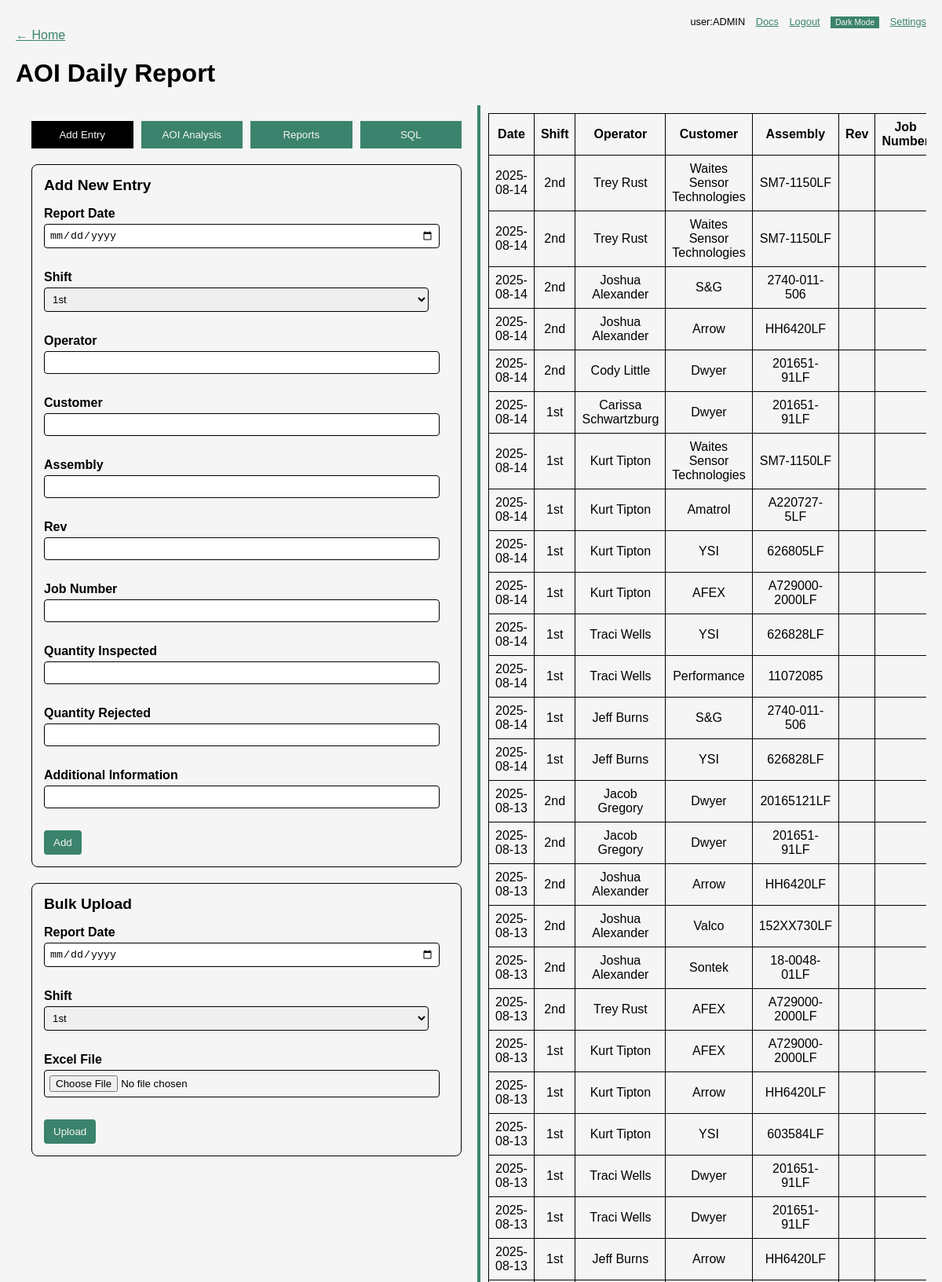
/aoi (signed in, upper part), run on the app's committed database.
### tables this page shows
CREATE TABLE users (
            id INTEGER PRIMARY KEY AUTOINCREMENT,
            username TEXT UNIQUE,
            password TEXT,
            part_markings INTEGER DEFAULT 0,
            aoi INTEGER DEFAULT 0,
            analysis INTEGER DEFAULT 0,
            dashboard INTEGER DEFAULT 0,
            reports INTEGER DEFAULT 0,
            c_suite INTEGER DEFAULT 0,
            is_admin INTEGER DEFAULT 0
        );

CREATE TABLE aoi_reports (
            id INTEGER PRIMARY KEY AUTOINCREMENT,
            report_date TEXT NOT NULL,
            shift TEXT,
            operator TEXT,
            customer TEXT,
            assembly TEXT,
            rev TEXT,
            job_number TEXT,
            qty_inspected INTEGER,
            qty_rejected INTEGER,
            additional_info TEXT
        );

### run.py (the view, shortened to what this page needs)
@app.route('/aoi', methods=['GET', 'POST'])
@login_required
def aoi_report():
    conn = get_db()
    start = request.args.get('start')
    end = request.args.get('end')
    customer = request.args.get('customer')
    shift_filter = request.args.get('shift')
    operator_filter = request.args.get('operator')
    assembly_filter = request.args.get('assembly')
    where = 'WHERE 1=1'
    params = []
    if start:
        where += ' AND report_date >= ?'
        params.append(start)
    if end:
        where += ' AND report_date <= ?'
        params.append(end)
    if customer:
        where += ' AND customer = ?'
        params.append(customer)
    if shift_filter:
        where += ' AND shift = ?'
        params.append(shift_filter)
    if operator_filter:
        where += ' AND operator = ?'
        params.append(operator_filter)
    if assembly_filter:
        where += ' AND assembly = ?'
        params.append(assembly_filter)
    rows = conn.execute(
        f'SELECT * FROM aoi_reports {where} ORDER BY report_date DESC, id DESC',
        params,
    ).fetchall()
    op_rows = conn.execute(
        f'SELECT operator, SUM(qty_inspected) AS inspected, SUM(qty_rejected) AS rejected '
        f'FROM aoi_reports {where} GROUP BY operator ORDER BY inspected DESC',
        params,
    ).fetchall()
    asm_rows = conn.execute(
        f'SELECT assembly, SUM(qty_inspected) AS inspected, SUM(qty_rejected) AS rejected '
        f'FROM aoi_reports {where} GROUP BY assembly ORDER BY inspected DESC',
        params,
    ).fetchall()
    shift_rows = conn.execute(
        f'SELECT report_date, shift, SUM(qty_inspected) AS inspected, '
        f'SUM(qty_rejected) AS rejected FROM aoi_reports {where} '
        f'GROUP BY report_date, shift ORDER BY report_date, shift',
        params,
    ).fetchall()
    cust_rows = conn.execute(
        f'SELECT customer, SUM(qty_rejected)*1.0/SUM(qty_inspected) AS rate '
        f'FROM aoi_reports {where} GROUP BY customer ORDER BY customer',
        params,
    ).fetchall()
    yield_rows = conn.execute(
        f'SELECT report_date, 1 - SUM(qty_rejected)*1.0/SUM(qty_inspected) AS yield '
        f'FROM aoi_reports {where} GROUP BY report_date ORDER BY report_date',
        params,
    ).fetchall()
    customer_opts = [r['customer'] for r in conn.execute('SELECT DISTINCT customer FROM aoi_reports ORDER BY customer').fetchall()]
    shift_opts = [r['shift'] for r in conn.execute('SELECT DISTINCT shift FROM aoi_reports ORDER BY shift').fetchall()]
    operator_opts = [r['operator'] for r in conn.execute('SELECT DISTINCT operator FROM aoi_reports ORDER BY operator').fetchall()]
    assembly_opts = [r['assembly'] for r in conn.execute('SELECT DISTINCT assembly FROM aoi_reports ORDER BY assembly').fetchall()]
    conn.close()
    operators = []
    for r in op_rows:
        inspected = r['inspected'] or 0
        rejected = r['rejected'] or 0
        yield_rate = 1 - (rejected / inspected) if inspected else 0
        operators.append({
            'operator': r['operator'],
            'inspected': inspected,
            'rejected': rejected,
            'yield': yield_rate,
        })
    assemblies = []
    for r in asm_rows:
        inspected = r['inspected'] or 0
        rejected = r['rejected'] or 0
        yield_rate = 1 - (rejected / inspected) if inspected else 0
        assemblies.append({
            'assembly': r['assembly'],
            'inspected': inspected,
            'rejected': rejected,
            'yield': yield_rate,
        })
    shift_totals = [
        {
            'report_date': r['report_date'],
            'shift': r['shift'],
            'inspected': r['inspected'] or 0,
            'rejected': r['rejected'] or 0,
        }
        for r in shift_rows
    ]
    customer_rates = [
        {
            'customer': r['customer'],
            'rate': r['rate'] or 0,
        }
        for r in cust_rows
    ]
    yield_series = [
        {
            'report_date': r['report_date'],
            'yield': r['yield'] or 0,
        }
        for r in yield_rows
    ]
    return render_template(
        'aoi.html',
        records=rows,
        operators=operators,
        assemblies=assemblies,
        shift_totals=shift_totals,
        customer_rates=customer_rates,
        yield_series=yield_series,
        customers=customer_opts,
        shifts=shift_opts,
        operator_opts=operator_opts,
        assembly_opts=assembly_opts,
        start=start,
        end=end,
        selected_customer=customer,
        selected_shift=shift_filter,
        selected_operator=operator_filter,
        selected_assembly=assembly_filter,
        report_base='aoi',
    )

### run.py (called while the page is built, shortened)
def get_db():
    conn = sqlite3.connect(DATABASE)
    conn.row_factory = sqlite3.Row
    return conn

def login_required(f):
    @wraps(f)
    def decorated(*args, **kwargs):
        if not session.get('user'):
            return redirect(url_for('login'))
        return f(*args, **kwargs)
    return decorated

@app.context_processor
def inject_globals():
    user = session.get('user')
    perms = {}
    is_admin = False
    if user:
        conn = get_db()
        row = conn.execute(
            'SELECT part_markings, aoi, analysis, dashboard, reports, is_admin, c_suite FROM users WHERE username = ?',
            (user,),
        ).fetchone()
        conn.close()
        if row:
            is_admin = bool(row['is_admin'] or row['c_suite'])
            if is_admin:
                perms = {
                    'part_markings': True,
                    'aoi': True,
                    'analysis': True,
                    'dashboard': True,
                    'reports': True,
                }
    return dict(current_user=user, permissions=perms, is_admin=is_admin)

### templates/aoi.html (shortened to what this page needs)
{% extends 'base.html' %}
{% block head_extra %}
  <link rel="stylesheet" href="https://cdn.datatables.net/1.13.4/css/jquery.dataTables.min.css">
{% endblock %}
{% block content %}
  <a href="/">← Home</a>
  <h1>AOI Daily Report</h1>
  <div id="container">
    <div id="aoi-actions">
      <nav class="tab-nav">
        <button class="tab-link active" data-tab="add-entry" data-desc="Record new inspection entry." data-more="Use this tab to log AOI inspection data individually or in bulk.">Add Entry</button>
        <button class="tab-link" data-tab="analysis" data-desc="Review AOI inspection trends." data-more="Analyze defect rates and other metrics to improve processes.">AOI Analysis</button>
        <button class="tab-link" data-tab="reports" data-desc="Generate and export summary reports." data-more="Create PDF summaries of inspections for distribution.">Reports</button>
        <button class="tab-link" data-tab="sql" data-desc="Run custom queries on AOI data." data-more="Use SQL to directly access underlying inspection records.">SQL</button>
      </nav>
      <div id="add-entry" class="tab-content active">
        <div class="action-panel">
          {% if is_admin or permissions['aoi'] %}
          <div class="action-card">
            <h2>Add New Entry</h2>
            <form method="post">
              <label>Report Date
                <input type="date" name="report_date" required>
              </label><br>
              <label>Shift
                <select name="shift" required>
                  <option value="1st">1st</option>
                </select>
              </label><br>
              <label>Operator
                <input type="text" name="operator" required>
              </label><br>
              <label>Customer
                <input type="text" name="customer">
              </label><br>
              <label>Assembly
                <input type="text" name="assembly">
              </label><br>
              <label>Rev
                <input type="text" name="rev">
              </label><br>
              <label>Job Number
                <input type="text" name="job_number">
              </label><br>
              <label>Quantity Inspected
                <input type="number" name="qty_inspected" min="0">
              </label><br>
              <label>Quantity Rejected
                <input type="number" name="qty_rejected" min="0">
              </label><br>
              <label>Additional Information
                <input type="text" name="additional_info">
              </label><br>
              <button type="submit">Add</button>
            </form>
          </div>
          <div class="action-card">
            <h2>Bulk Upload</h2>
            <form method="post" enctype="multipart/form-data">
              <label>Report Date
                <input type="date" name="report_date" required>
              </label><br>
              <label>Shift
                <select name="shift" required>
                  <option value="1st">1st</option>
                </select>
              </label><br>
              <label>Excel File
                <input type="file" name="excel_file" accept=".xls,.xlsx" required>
              </label><br>
              <button type="submit">Upload</button>
            </form>
          </div>
          {% endif %}
        </div>
      </div>
    </div>
    <div id="divider"></div>
    <div id="aoi-table">
      <table>
        <thead>
          <tr>
            <th>Date</th>
            <th>Shift</th>
            <th>Operator</th>
            <th>Customer</th>
            <th>Assembly</th>
            <th>Rev</th>
            <th>Job Number</th>
          </tr>
        </thead>
        <tbody>
          {% for r in records %}
          <tr data-id="{{ r['id'] }}">
            <td>{{ r['report_date'] }}</td>
            <td>{{ r['shift'] }}</td>
            <td>{{ r['operator'] }}</td>
            <td>{{ r['customer'] }}</td>
            <td>{{ r['assembly'] }}</td>
            <td>{{ r['rev'] }}</td>
            <td>{{ r['job_number'] }}</td>
          </tr>
          {% endfor %}
        </tbody>
      </table>
    </div>
  </div>
{% endblock %}

### templates/base.html (shortened to what this page needs)
<!doctype html>
<html lang="en">
<head>
  <link rel="stylesheet" href="/static/css/style.css">
  {% block head_extra %}{% endblock %}
</head>
<body data-admin="{{ 'true' if is_admin else 'false' }}" data-base-path="{{ report_base|default('') }}">
  {% if current_user %}
  <div class="topbar">
    <span class="user-label">user:{{ current_user }}</span>
    <a href="{{ url_for('docs') }}">Docs</a>
    <a href="{{ url_for('logout') }}">Logout</a>
    <button id="theme-toggle" type="button">Dark Mode</button>
    {% if is_admin %}
      <a href="{{ url_for('settings') }}">Settings</a>
    {% endif %}
  </div>
  {% endif %}
  {% block content %}{% endblock %}
</body>
</html>

### static/css/style.css (style rules this page uses)
:root { --color-black: #000000; --color-white: #f5f5f5; --color-accent: #3b836d; }
body { font-family: Arial, sans-serif; margin: 20px; background: var(--color-white); color: var(--color-black); }
h1, p { color: var(--color-black); }
a { color: var(--color-accent); }
.topbar { text-align: right; color: var(--color-black); font-size: 0.8em; }
.topbar a { margin-left: 10px; color: var(--color-accent); }
.topbar button { margin-left: 10px; font-size: 0.8em; background: var(--color-accent); color: var(--color-white); border: none; padding: 2px 6px; cursor: pointer; }
#container { display:flex; height:80vh; margin-top:20px; }
#analysis-actions, #markings-actions, #aoi-actions, #stencil-actions { flex:1; padding:20px; overflow:auto; }
#divider { width:4px; background:var(--color-accent); cursor:col-resize; }
#moat-table, #markings-table, #aoi-table, #stencil-table { flex:1; padding:10px; overflow:auto; }
table { width:100%; border-collapse:collapse; }
table thead th { position: sticky; top: 0; background: var(--color-white); z-index: 1; }
.action-panel { display: flex; flex-direction: column; gap: 20px; }
.action-card { background: var(--color-white); border: 1px solid var(--color-black); border-radius: 8px; padding: 15px; }
.action-card h2 { margin-top: 0; font-size: 1.2em; }
.action-card label { display: block; margin-top: 10px; font-weight: bold; }
.action-card input[type="text"], .action-card input[type="number"], .action-card input[type="date"], .action-card input[type="file"], .action-card input[type="password"], .action-card select { width: 95%; padding: 6px; margin-top: 4px; border: 1px solid var(--color-black); border-radius: 4px; }
.action-card button { margin-top: 10px; padding: 8px 12px; border: none; background: var(--color-accent); color: var(--color-white); border-radius: 4px; cursor: pointer; }
.tab-nav { display: flex; gap: 10px; margin-bottom: 20px; }
.tab-nav button { flex: 1; background: var(--color-accent); color: var(--color-white); border: none; padding: 10px; cursor: pointer; text-align: center; transition: background 0.3s ease; }
.tab-nav button.active { background: var(--color-black); color: var(--color-white); }
.tab-content { display: none; }
.tab-content.active { display: block; }

### data on the page
users: username "ADMIN"
aoi_reports: report_date "2025-08-14", shift "2nd", operator "Trey Rust", customer "Waites Sensor Technologies", assembly "SM7-1150LF"
aoi_reports: report_date "2025-08-14", shift "2nd", operator "Trey Rust", customer "Waites Sensor Technologies", assembly "SM7-1150LF"
aoi_reports: report_date "2025-08-14", shift "2nd", operator "Joshua Alexander", customer "S&G", assembly "2740-011-506"
aoi_reports: report_date "2025-08-14", shift "2nd", operator "Joshua Alexander", customer "Arrow", assembly "HH6420LF"
aoi_reports: report_date "2025-08-14", shift "2nd", operator "Cody Little", customer "Dwyer", assembly "201651-91LF"
aoi_reports: report_date "2025-08-14", shift "1st", operator "Carissa Schwartzburg", customer "Dwyer", assembly "201651-91LF"
aoi_reports: report_date "2025-08-14", shift "1st", operator "Kurt Tipton", customer "Waites Sensor Technologies", assembly "SM7-1150LF"
aoi_reports: report_date "2025-08-14", shift "1st", operator "Kurt Tipton", customer "Amatrol", assembly "A220727-5LF"
aoi_reports: report_date "2025-08-14", shift "1st", operator "Kurt Tipton", customer "YSI", assembly "626805LF"
aoi_reports: report_date "2025-08-14", shift "1st", operator "Kurt Tipton", customer "AFEX", assembly "A729000-2000LF"
aoi_reports: report_date "2025-08-14", shift "1st", operator "Traci Wells", customer "YSI", assembly "626828LF"
aoi_reports: report_date "2025-08-14", shift "1st", operator "Traci Wells", customer "Performance", assembly "11072085"
aoi_reports: report_date "2025-08-14", shift "1st", operator "Jeff Burns", customer "S&G", assembly "2740-011-506"
aoi_reports: report_date "2025-08-14", shift "1st", operator "Jeff Burns", customer "YSI", assembly "626828LF"
aoi_reports: report_date "2025-08-13", shift "2nd", operator "Jacob Gregory", customer "Dwyer", assembly "20165121LF"
aoi_reports: report_date "2025-08-13", shift "2nd", operator "Jacob Gregory", customer "Dwyer", assembly "201651-91LF"
aoi_reports: report_date "2025-08-13", shift "2nd", operator "Joshua Alexander", customer "Arrow", assembly "HH6420LF"
aoi_reports: report_date "2025-08-13", shift "2nd", operator "Joshua Alexander", customer "Valco", assembly "152XX730LF"
aoi_reports: report_date "2025-08-13", shift "2nd", operator "Joshua Alexander", customer "Sontek", assembly "18-0048-01LF"
aoi_reports: report_date "2025-08-13", shift "2nd", operator "Trey Rust", customer "AFEX", assembly "A729000-2000LF"
aoi_reports: report_date "2025-08-13", shift "1st", operator "Kurt Tipton", customer "AFEX", assembly "A729000-2000LF"
aoi_reports: report_date "2025-08-13", shift "1st", operator "Kurt Tipton", customer "Arrow", assembly "HH6420LF"
aoi_reports: report_date "2025-08-13", shift "1st", operator "Kurt Tipton", customer "YSI", assembly "603584LF"
aoi_reports: report_date "2025-08-13", shift "1st", operator "Traci Wells", customer "Dwyer", assembly "201651-91LF"
aoi_reports: report_date "2025-08-13", shift "1st", operator "Traci Wells", customer "Dwyer", assembly "201651-91LF"
aoi_reports: report_date "2025-08-13", shift "1st", operator "Jeff Burns", customer "Arrow", assembly "HH6420LF"
